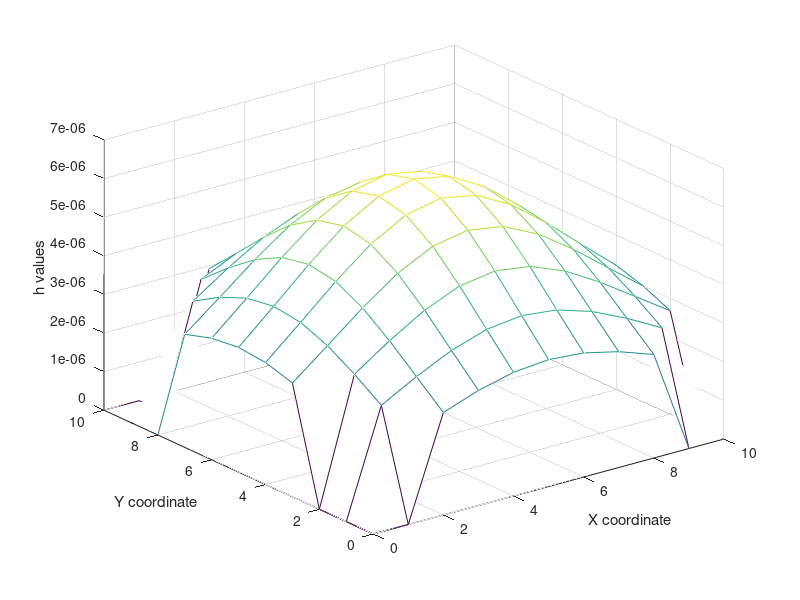

Here is the MATLAB script that generated this plot:
clc;
close all;

L=10;
B=10;                   % dimension of room
H=10;
gamma=3;

fov = pi*(60/180);    % FOV of antenna

x1=L/2;
y1=B/2;                % Position of Led at ceiling


angx=linspace(0,180,181);
angy=linspace(0,180,181);
ra1=cos(angx*(pi/180));
ra2=cos(angy*(pi/180));
summ=zeros(1,length(ra1)^2);

ttt=1;
cuma=0;
pos=[0 0];

incre=1;
[x,y] = meshgrid(0:incre:L , 0:incre:B);
h_max = zeros(length(x));

for qq=1:1:length(ra1)
    S1=ra1(qq);
    for jj=1:1:length(ra1)
        pp=jj;
        S2=ra2(pp);
        if (S2^2 + S1^2) > 1
           summ(ttt)=0;
        else
        S3=sqrt(1-(S1^2 + S2^2));


h = zeros(length(x)); 

a=x1-x;
b=y1-y;
c=H;

R=sqrt((a.^2)+(b.^2)+(c.^2));
psi=acos(H*(R.^(-1)));
theta=acos(((S1*a)+(S2*b)+(S3*c)).*(R.^(-1)));

for i=1:1:length(x)
    for j=1:1:length(x)
if abs(theta(i,j)) < fov/2
    h(i,j)=((gamma+1)*(1/(R(i,j)^2))*(0.5*10e-4)*(1/pi)* cos(theta(i,j))*(cos(psi(i,j)))^(gamma));
else
    h(i,j)=0;
end
    end
end
 summ(1,ttt)=sum(sum(h));
end
       
        if cuma < summ(1,ttt)
        pos=[qq jj];
        cuma=summ(1,ttt);
        h_max=h;
         ttt=ttt+1;
        else   
         ttt=ttt+1;
        end
    end
end
S1max=ra1(pos(1));
S2max=ra2(pos(2));
S3max=sqrt(1-(S1max^2 + S2max^2));
anglex=acos(S1max)*(180/pi);
angley=acos(S2max)*(180/pi);
anglez=acos(S3max)*(180/pi);
angle_from_axes= [anglex angley anglez]
max_sum=cuma
 maxh=max(max(h_max));
 [K1,K2]=find(h_max==maxh);
 xcoordi=x(K1,K2);
 ycoordi=y(K1,K2);
 coords=[xcoordi ycoordi]
mesh(x,y,h_max);
xlabel('X coordinate');
ylabel('Y coordinate');
zlabel('h values');
